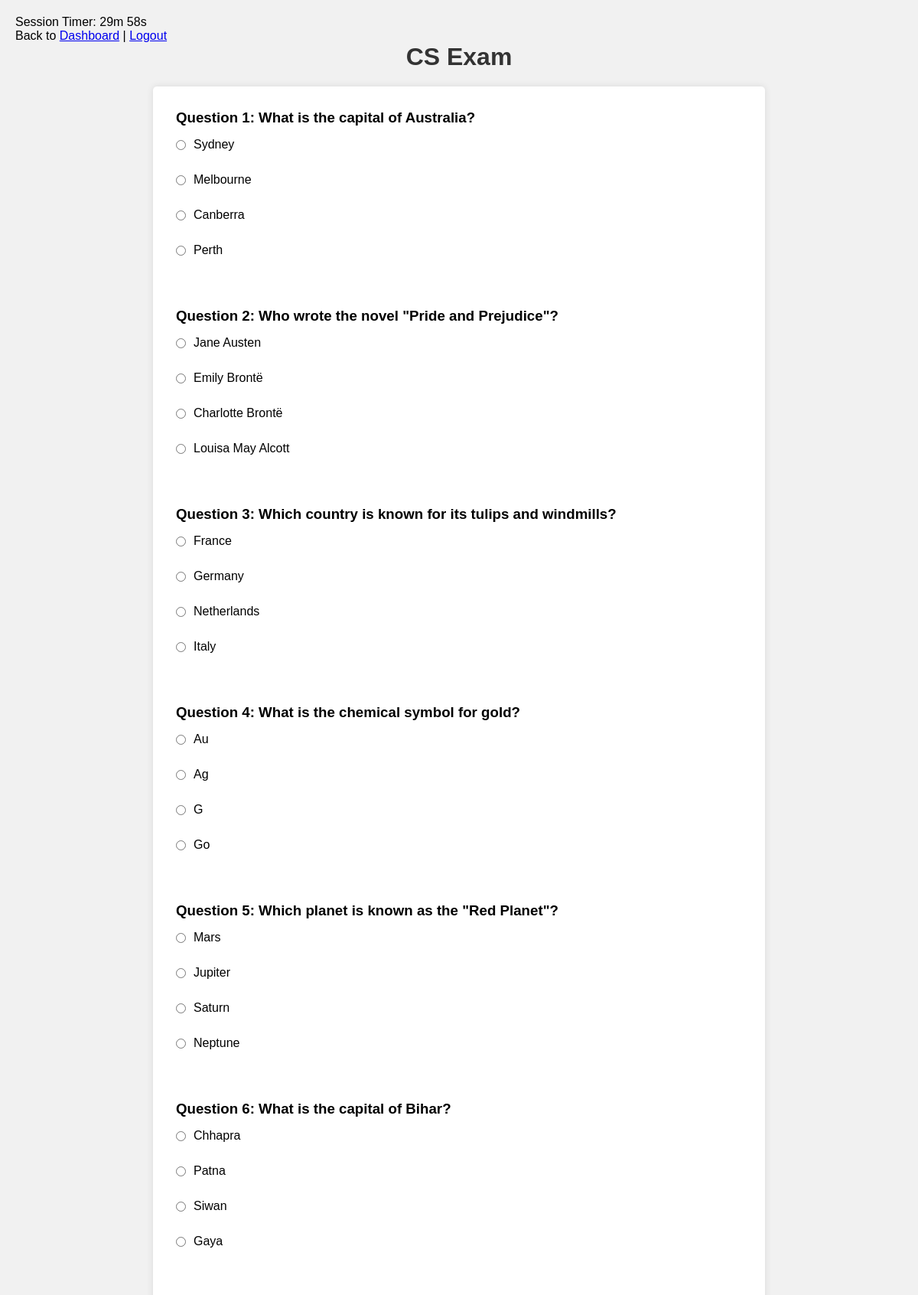
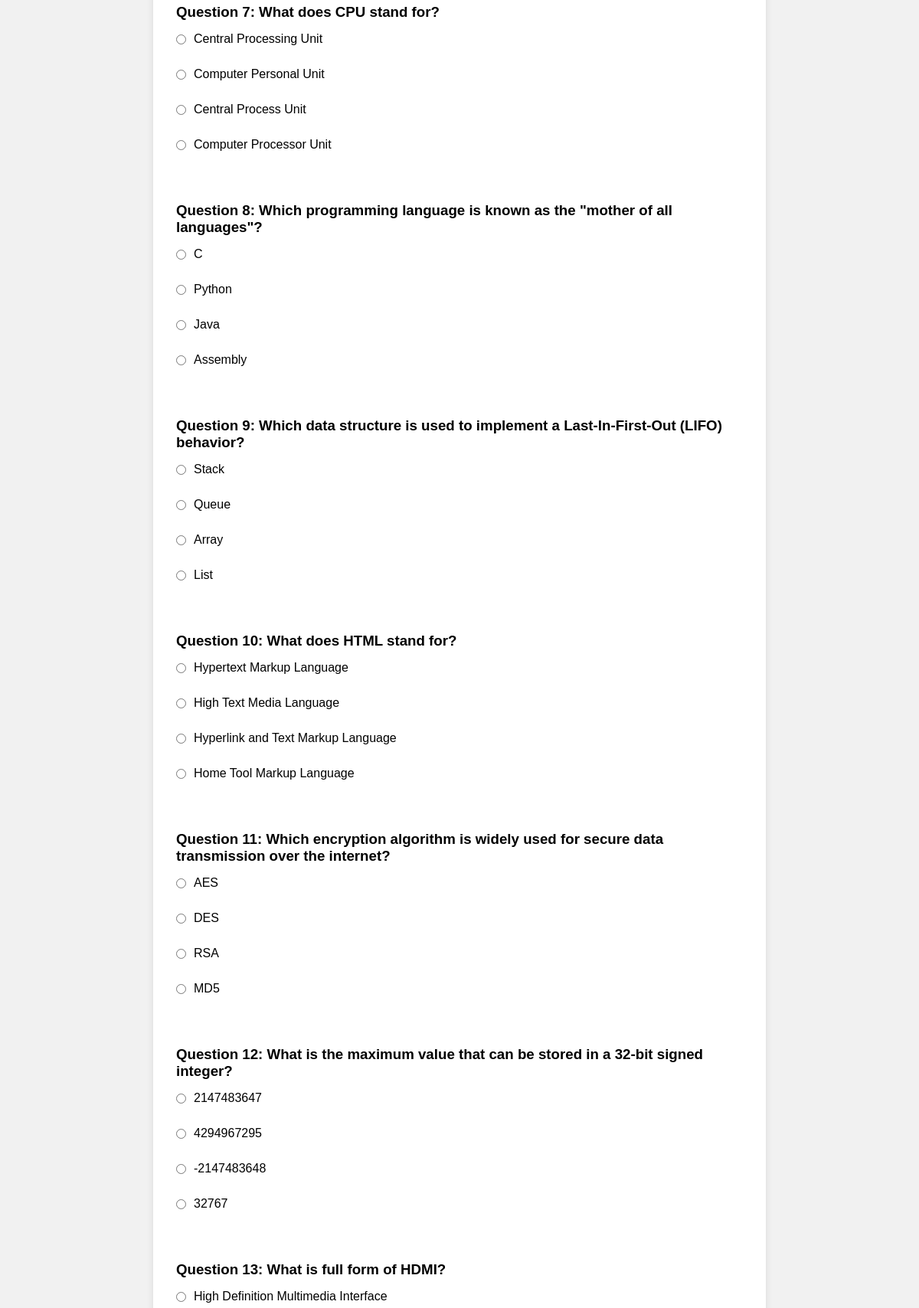
Screenshot of /exam.php (signed in, upper part) with the database file from the repository (2 pictures, top to bottom).
### tables this page shows
CREATE TABLE `questions` (
  `id` int(11) NOT NULL,
  `question` varchar(255) DEFAULT NULL,
  `option1` varchar(255) DEFAULT NULL,
  `option2` varchar(255) DEFAULT NULL,
  `option3` varchar(255) DEFAULT NULL,
  `option4` varchar(255) DEFAULT NULL,
  `answer` int(11) DEFAULT NULL,
  `answer_options` text DEFAULT NULL
);

### exam.php (the view, shortened to what this page needs)
<!DOCTYPE html>
<html>
<head>
<header>
    <p>Session Timer: <span id="sessionTimer"></span></p>
    <p>Back to <a href="dashboard.php">Dashboard</a> | <a href="logout.php">Logout</a>
    </p>
  </header>
</head>
<body>
  <h1>CS Exam</h1>
 <?php
  $host = "localhost";
  $username = "root";
  $password ="root";
  $database = "quiz";
  $conn = new mysqli($host, $username, $password, $database);
  $sql = "SELECT * FROM questions";
  $result = $conn->query($sql);
 if ($result->num_rows > 0) {
  echo '<form action="submit_exam.php" method="post" target="result_frame">';
  $questionCounter = 1;
  while ($row = $result->fetch_assoc()) {
    echo '<div class="question">';
    echo '<h3>Question '.$questionCounter.': '.$row['question'].'</h3>';
    echo '<div class="options">';
    echo '<label>';
    echo '<input type="radio" name="answer_'.$row['id'].'" value="1" required>'.$row['option1'];
    echo '</label><br>';
    echo '<label>';
    echo '<input type="radio" name="answer_'.$row['id'].'" value="2">'.$row['option2'];
    echo '</label><br>';
    echo '<label>';
    echo '<input type="radio" name="answer_'.$row['id'].'" value="3">'.$row['option3'];
    echo '</label><br>';
    echo '<label>';
    echo '<input type="radio" name="answer_'.$row['id'].'" value="4">'.$row['option4'];
    echo '</label><br>';
    echo '</div>';
    echo '</div>';
    echo '<br>';
    $questionCounter++;
  }
  echo '</form>';
} else {
  echo '<div class="result" id="result_section">';
  echo 'No questions found.';
  echo '</div>';
}
?>
</body>
</html>

### exam.php (style rules this page uses)
* { margin: 0; padding: 0; box-sizing: border-box; }
body { font-family: Arial, sans-serif; background-color: #f1f1f1; padding: 20px; }
h1 { color: #333; text-align: center; margin-bottom: 20px; }
form { max-width: 600px; margin: 0 auto; background-color: #fff; border-radius: 5px; padding: 20px; box-shadow: 0 0 10px rgba(0, 0, 0, 0.1); }
h3 { margin-bottom: 10px; }
.question { margin-bottom: 20px; }
.options label { display: block; margin-bottom: 8px; }
.options input[type="radio"] { margin-right: 5px; }
form { max-width: 800px; margin: 0 auto; background-color: #fff; border-radius: 5px; padding: 30px; box-shadow: 0 0 10px rgba(0, 0, 0, 0.1); }
h3 { margin-bottom: 15px; }
.options label { display: flex; align-items: center; margin-bottom: 10px; cursor: pointer; transition: background-color 0.2s ease; }
.options input[type="radio"] { margin-right: 10px; }

### rows the page displays
questions: question "What is the capital of Australia?", option1 "Sydney", option2 "Melbourne", option3 "Canberra", option4 "Perth"
questions: question "Who wrote the novel \"Pride and Prejudice\"?", option1 "Jane Austen", option2 "Emily Brontë", option3 "Charlotte Brontë", option4 "Louisa May Alcott"
questions: question "Which country is known for its tulips and windmills?", option1 "France", option2 "Germany", option3 "Netherlands", option4 "Italy"
questions: question "What is the chemical symbol for gold?", option1 "Au", option2 "Ag", option3 "G", option4 "Go"
questions: question "Which planet is known as the \"Red Planet\"?", option1 "Mars", option2 "Jupiter", option3 "Saturn", option4 "Neptune"
questions: question "What is the capital of Bihar?", option1 "Chhapra", option2 "Patna", option3 "Siwan", option4 "Gaya"
questions: question "What does CPU stand for?", option1 "Central Processing Unit", option2 "Computer Personal Unit", option3 "Central Process Unit", option4 "Computer Processor Unit"
questions: question "Which programming language is known as the \"mother of all languages\"?", option1 "C", option2 "Python", option3 "Java", option4 "Assembly"
questions: question "Which data structure is used to implement a Last-In-First-Out (LIFO) behavior?", option1 "Stack", option2 "Queue", option3 "Array", option4 "List"
questions: question "What does HTML stand for?", option1 "Hypertext Markup Language", option2 "High Text Media Language", option3 "Hyperlink and Text Markup Language", option4 "Home Tool Markup Language"
questions: question "Which encryption algorithm is widely used for secure data transmission over the internet?", option1 "AES", option2 "DES", option3 "RSA", option4 "MD5"
questions: question "What is the maximum value that can be stored in a 32-bit signed integer?", option1 "2147483647", option2 "4294967295", option3 "-2147483648", option4 "32767"
questions: question "What is full form of HDMI?", option1 "High Definition Multimedia Interface"
